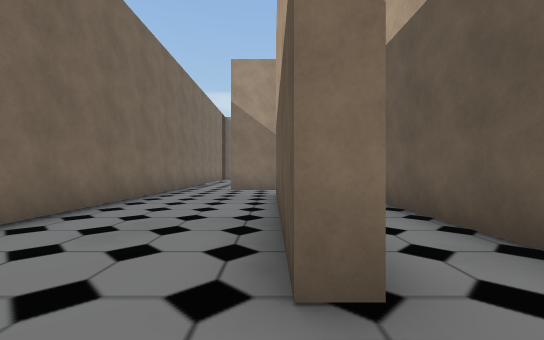
view 1 (above)

24 first-person views from a walk through a scene from a Unity 3-D project. The camera is 1.4 m above the floor, looks level and sees 90° across. The floor is counted in squares, 2 m on a side. Each view is taken from the middle of a square. On the plan, view 1 faces up. The plan holds only what a view shows up to about 9 squares ahead; the rest is blank. The place goes on beyond the plan. Some surface patterns are stand-ins.

view 2
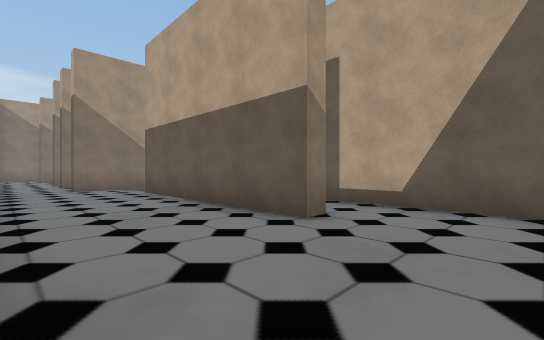

view 3
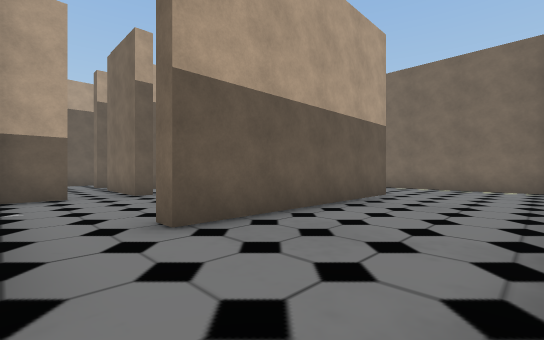

view 4
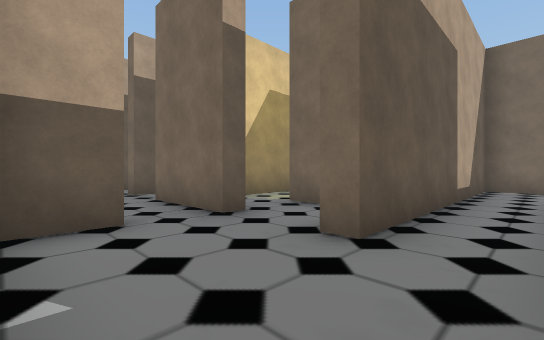

view 5
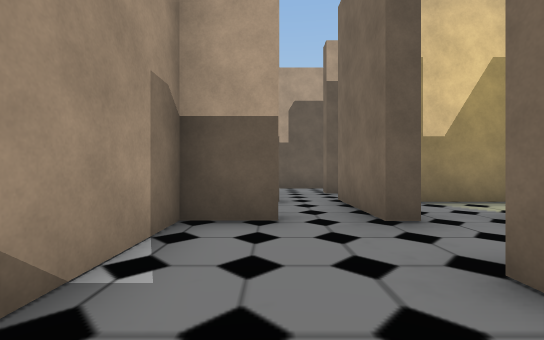

view 6
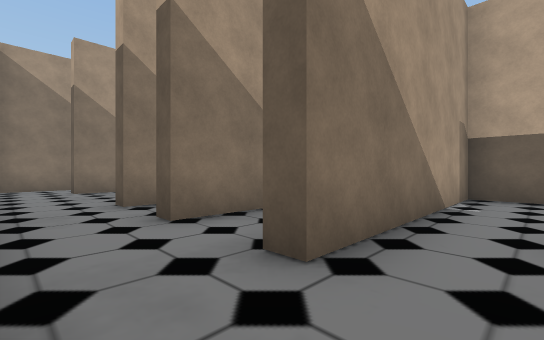

view 7
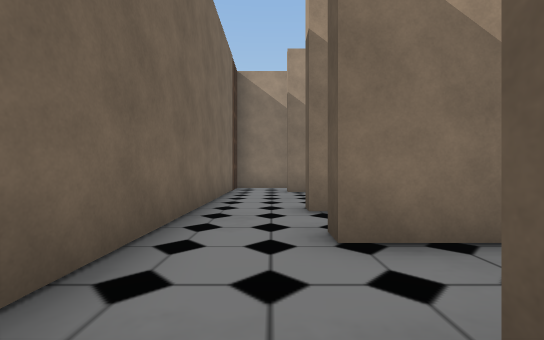

view 8
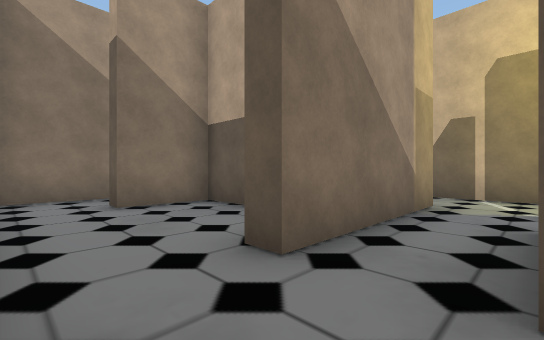

view 9
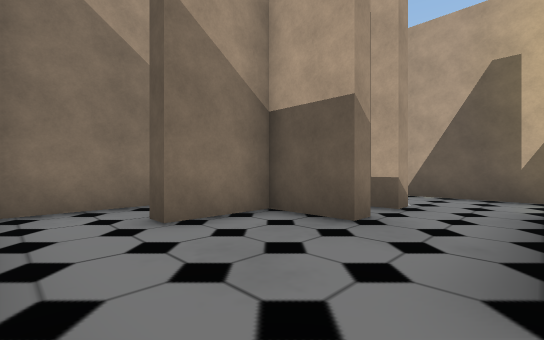

view 10
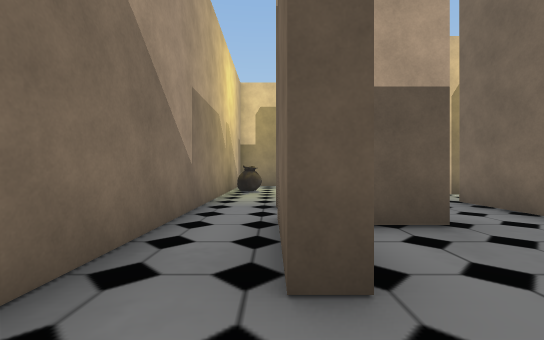

view 11
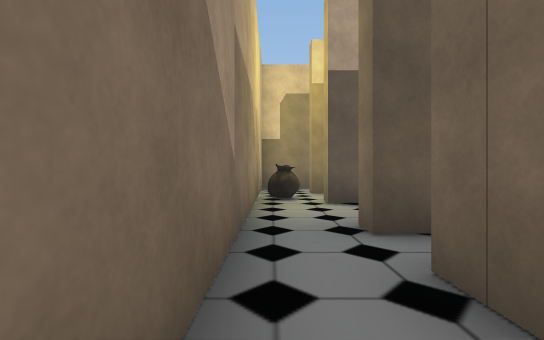

view 12
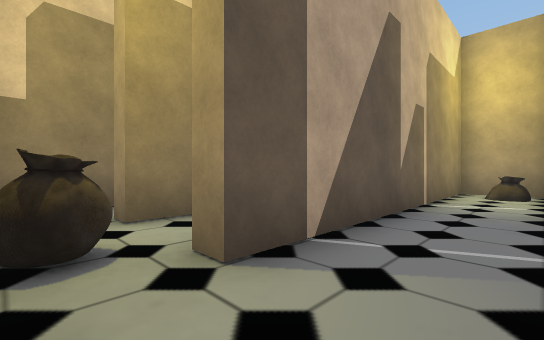

view 13
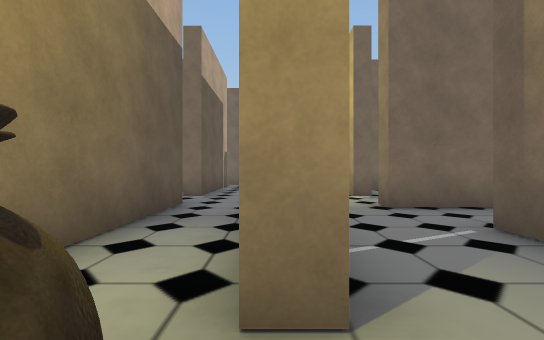

view 14
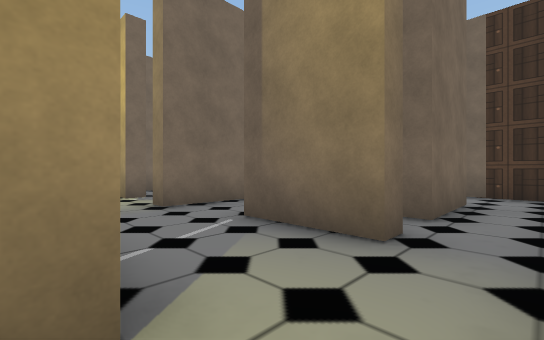

view 15
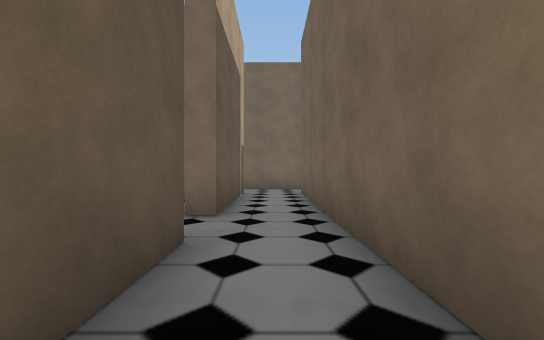

view 16
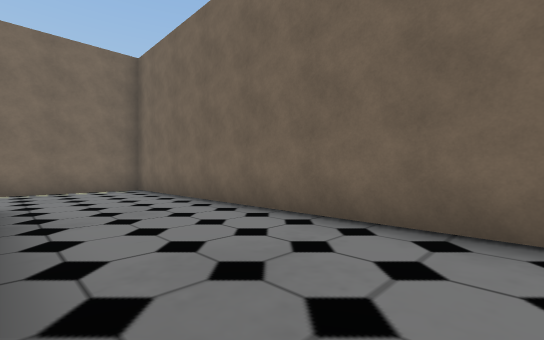

view 17
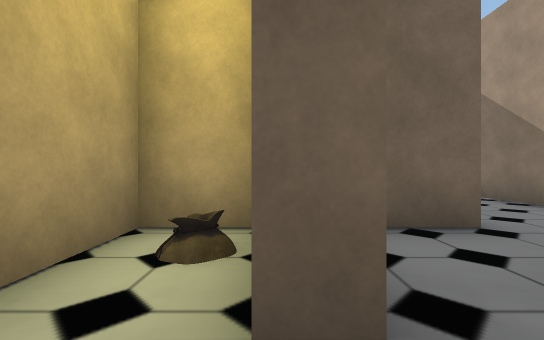

view 18
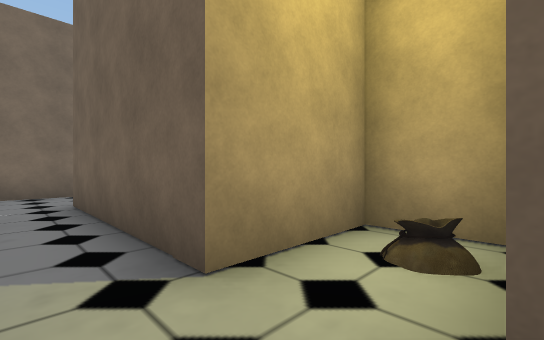

view 19
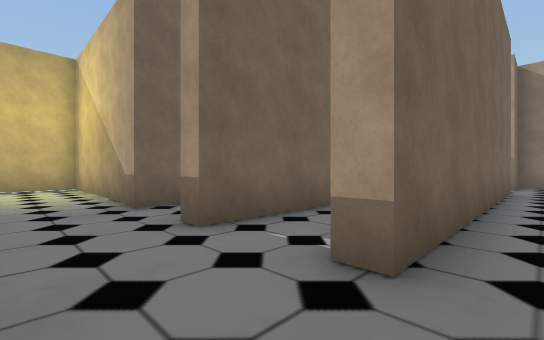

view 20
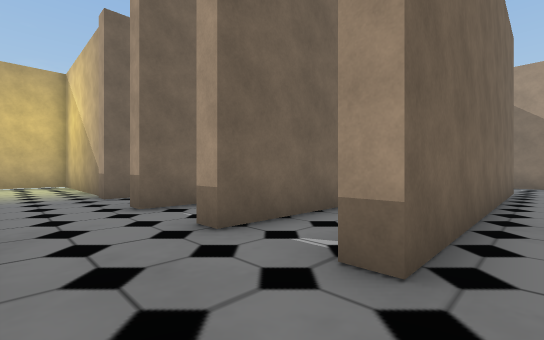

view 21
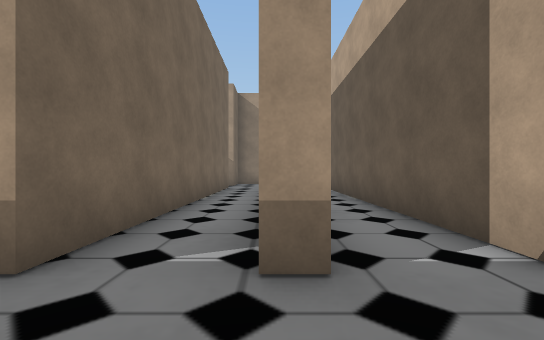

view 22
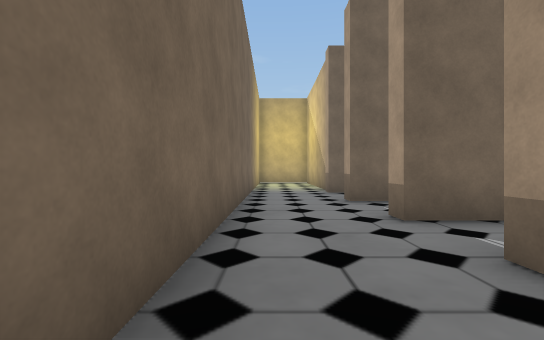

view 23
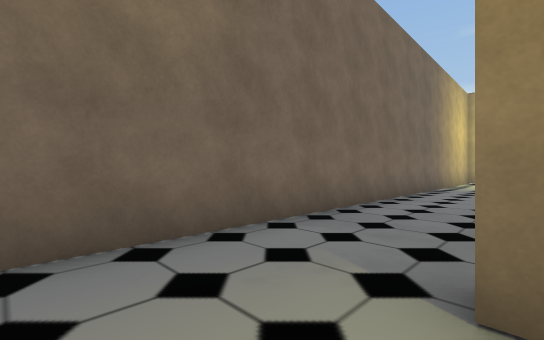

view 24
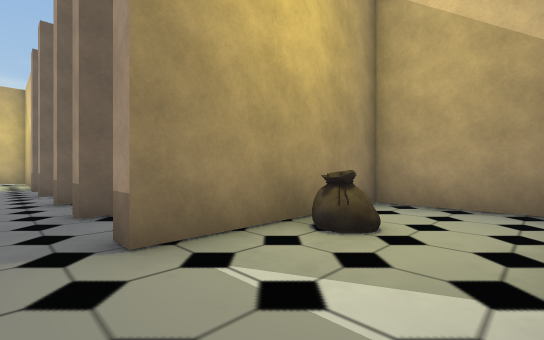

### Floor plan
Ten units are one square. View 1 is at (0, 0); x grows to the right and y downward. Boxes are objects, and circles mark ways between rooms. Rooms are numbered by the first view taken in them; rooms with no view inside come last. Other rooms are left out.
<svg viewBox="-38 -200 183 252">
<path fill="none" stroke="#000" d="M6 -14 1 -14 1 -76M-31 17 23 17 23 -15M-4 -92 -14 -92M-33 -95 -33 14M1 -76 6 -76M47 -79 47 -92 -4 -92M47 -60 47 -65M23 -15 23 -65 28 -65 28 -54M24 -119 28 -119 28 -115M28 -135 -14 -135M-14 -115 -14 -121M30 -97 47 -97 47 -134M-33 -135 -33 -115M4 -158 4 -174 -14 -174 -14 -178M-14 -135 -14 -140M-33 -190 -33 -135M-15 -194 -30 -194M24 -194 -15 -194M19 -158 19 -178 24 -178M-14 -178 8 -178 8 -175M24 -178 24 -158M51 -194 24 -194M47 -156 47 -178M68 -134 68 -178 74 -178M50 -152 50 -79M47 -178 52 -178M68 -78 68 -119 74 -119M74 -194 66 -194M47 -65 73 -65M68 -22 68 -49M50 -24 50 22 45 22M50 -44 50 -39M44 47 66 47M89 -58 89 -65 94 -65 94 22 89 22M73 -65 73 22 68 22M115 22 110 22 110 -50M66 47 115 47M140 -26 115 -26 115 22M115 47 130 47M4 -115 -14 -115M-14 -92 -14 -98M-33 -115 -33 -95M41 -44 50 -44M28 -24 50 -24M28 -140 28 -135M47 -134 47 -156M9 -158 4 -158M9 -140 28 -140M24 -158 19 -158"/>
<rect x="35" y="-115" width="10" height="10" fill="#bbb"><title>bag</title></rect>
<rect x="55" y="-195" width="10" height="10" fill="#bbb"><title>bag</title></rect>
<rect x="115" y="-5" width="10" height="10" fill="#bbb"><title>bag</title></rect>
<rect x="25" y="-45" width="10" height="20" fill="#bbb"><title>bag</title></rect>
<circle cx="0" cy="-85" r="3" fill="#2a7"/>
<circle cx="10" cy="-20" r="3" fill="#2a7"/>
<circle cx="-25" cy="-100" r="3" fill="#2a7"/>
<circle cx="50" cy="-70" r="3" fill="#2a7"/>
<circle cx="35" cy="-60" r="3" fill="#2a7"/>
<circle cx="-25" cy="-140" r="3" fill="#2a7"/>
<circle cx="-25" cy="-120" r="3" fill="#2a7"/>
<circle cx="35" cy="-140" r="3" fill="#2a7"/>
<circle cx="-5" cy="-190" r="3" fill="#2a7"/>
<circle cx="0" cy="-150" r="3" fill="#2a7"/>
<circle cx="20" cy="-185" r="3" fill="#2a7"/>
<circle cx="10" cy="-165" r="3" fill="#2a7"/>
<circle cx="50" cy="-185" r="3" fill="#2a7"/>
<circle cx="35" cy="-165" r="3" fill="#2a7"/>
<circle cx="70" cy="-70" r="3" fill="#2a7"/>
<circle cx="70" cy="35" r="3" fill="#2a7"/>
<circle cx="50" cy="-50" r="3" fill="#2a7"/>
<circle cx="110" cy="35" r="3" fill="#2a7"/>
<circle cx="20" cy="-150" r="3" fill="#2a7"/>
<text x="-20" y="-30">1</text>
<text x="20" y="-70">2</text>
<text x="10" y="-130">3</text>
<text x="-20" y="-160">4</text>
<text x="10" y="-180">5</text>
<text x="30" y="-180">6</text>
<text x="60" y="-130">7</text>
<text x="60" y="0">8</text>
<text x="80" y="-20">9</text>
<text x="130" y="10">10</text>
<text x="-10" y="-110">11</text>
<text x="40" y="-50">12</text>
<text x="30" y="-150">13</text>
<text x="10" y="-150">14</text>
</svg>
Room 1 opens to room 2. Room 1 opens to room 11. Room 2 opens to room 7. Room 2 opens to room 12. Room 3 opens to room 4. Room 3 opens to room 11. Room 3 opens to room 13. Room 4 opens to room 5. Room 4 opens to room 14. Room 5 opens to room 6. Room 5 opens to room 14. Room 6 opens to room 7. Room 6 opens to room 13. Room 7 opens to room 9. Room 8 opens to room 9. Room 8 opens to room 12. Room 9 opens to room 10. Room 13 opens to room 14.

Where each view was taken, in squares from view 1:
view 1: 0 up, 0 right, facing up
view 2: 1 down, 3 left, facing up-right
view 3: 9 up, 3 left, facing down-right
view 4: 9 up, 1 right, facing down-right
view 5: 8 up, 1 right, facing right
view 6: 8 up, 3 left, facing up-right
view 7: 9 up, 2 left, facing up
view 8: 12 up, 3 left, facing up-right
view 9: 14 up, 3 left, facing up-right
view 10: 18 up, 3 left, facing right
view 11: 19 up, 1 left, facing right
view 12: 19 up, 3 right, facing down-right
view 13: 19 up, 5 right, facing down
view 14: 19 up, 5 right, facing down-left
view 15: 16 up, 6 right, facing down
view 16: 8 up, 0 right, facing down-left
view 17: 4 up, 6 right, facing left
view 18: 4 up, 6 right, facing down-left
view 19: 4 down, 8 right, facing up-left
view 20: 4 down, 10 right, facing up-left
view 21: 4 down, 9 right, facing up
view 22: 4 down, 11 right, facing left
view 23: 2 down, 13 right, facing down-left
view 24: 3 down, 14 right, facing up-left
